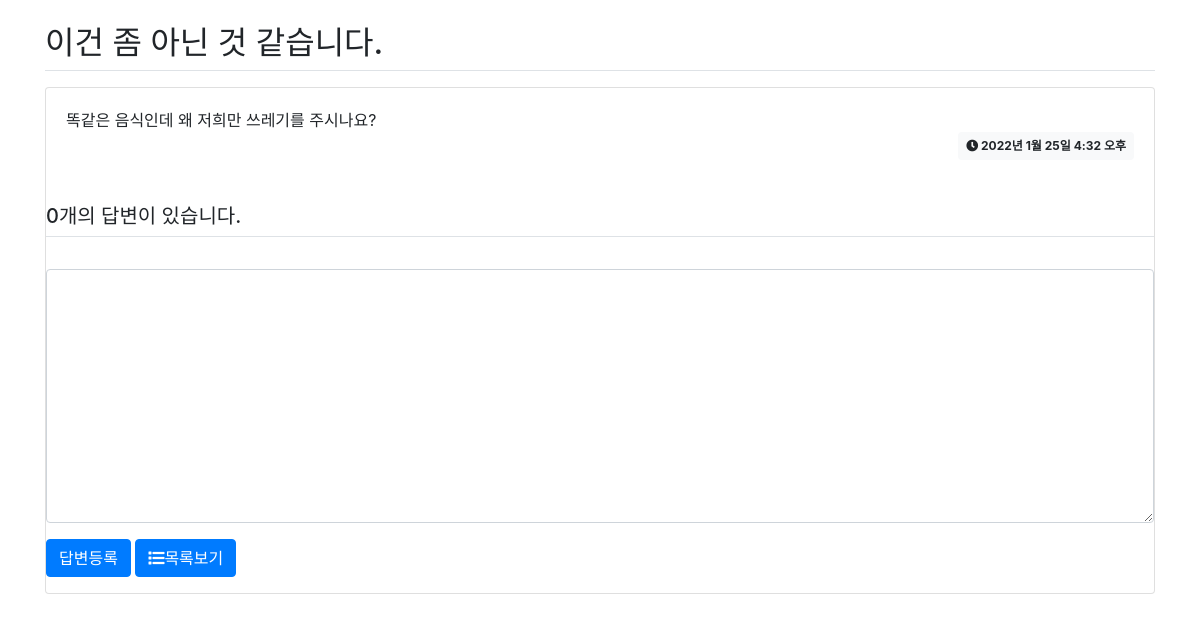
Page /pybo/3/ on the earlier database version.
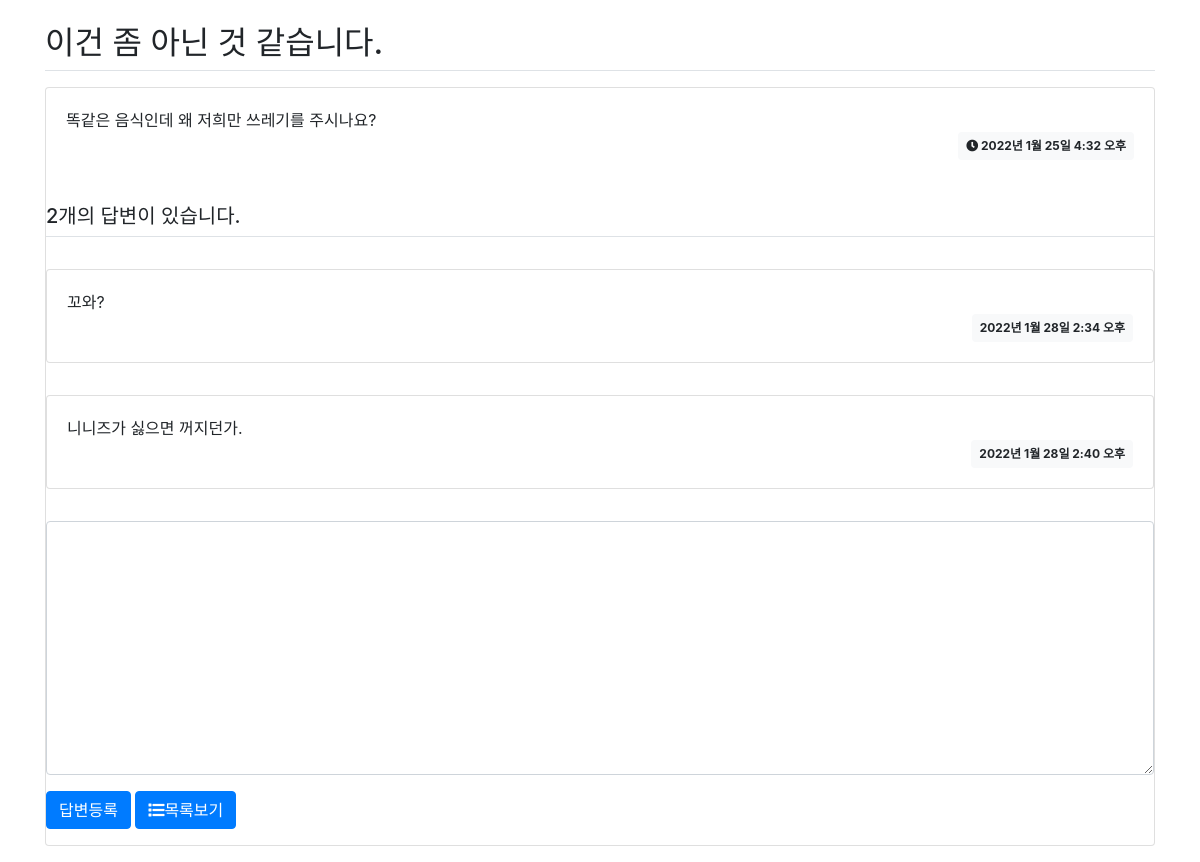
Same page on the later database version.
### pybo/models.py (models this page shows, shortened)
class Question(models.Model):
    subject = models.CharField(max_length=200) #Varchar
    content = models.TextField() #longtext
    create_date = models.DateTimeField()

class Answer(models.Model):
    question = models.ForeignKey(Question, on_delete =models.CASCADE)
    content = models.TextField()
    create_date = models.DateTimeField()

### pybo/views.py (the view)
# urls.py: path('<int:question_id>/', detail, name='detail'),
def detail(request, question_id):
    question = get_object_or_404(Question, pk = question_id)
    context = {'question':question}
    return render(request, 'pybo/question_detail.html', context)

### templates/pybo/question_detail.html (shortened to what this page needs)
{% load static %}
<link rel = "stylesheet" type="text/css" href="{% static 'bootstrap.min.css' %}">
<link
      rel="stylesheet"
      href="https://use.fontawesome.com/releases/v5.7.0/css/all.css"
    />
<div class = "container my-3">
    <h2 class ="border-bottom py-2">{{ question.subject }}</h2>
   <div class = "card my-3">
        <div class = "card-body">
            <div class = "card-txt"
                style = "whilte-space: pre-line;">{{question.content}}</div>
            <div class = "d-flex justify-content-end">
                <div class = "badge badge-light p-2">
                <i class="fas fa-clock"></i>
                {{question.create_date}}
            </div>
        </div>
    </div>
<div>
<h5 class="border-bottom my-3 py-2">
    {{question.answer_set.count}}개의 답변이 있습니다.</h5>
</div>
{% for answer in question.answer_set.all %}
<div class = "card my-3">
    <div class = "card-body">
        <div class="card-text"
            style="white-space: pre-line;">{{ answer.content }}</div>
        <div class = "d-flex justify-content-end">
            <div class = "badge badge-light p-2">
                {{answer.create_date}}
            </div>
        </div>
    </div>
</div>
{%endfor%}
<div>
<form action = "{% url 'pybo:answer_create' question.id %}" method = "post" class = "my-3">
    <div class = "form-group">
        <textarea name = "content" id = "content" class = "form-control" rows="10"></textarea>
    </div>
    <input type = "submit" value="답변등록" class="btn btn-primary">
    <a href = "{% url 'pybo:index' %}" class = "btn btn-primary"><i class = "fas fa-list"></i>목록보기</a>
</form>
</div>

Differences in the rows shown:
computed for Question "이건 좀 아닌 것 같습니다.": answer_set.count "0" → "2"
added Answer: content "꼬와?", create_date "2022년 1월 28일 2:34 오후"
added Answer: content "니니즈가 싫으면 꺼지던가.", create_date "2022년 1월 28일 2:40 오후"
